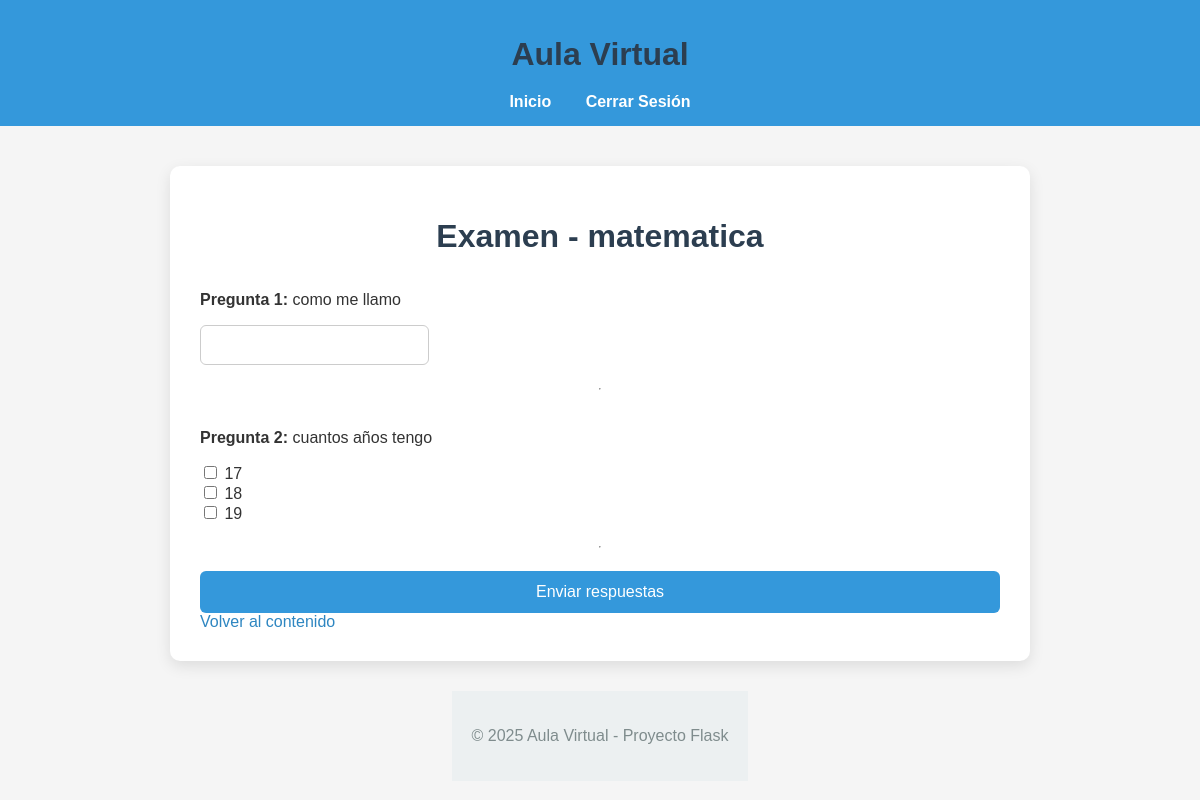
/curso/1/examen/1/resolver (signed in), run on the app's committed database.
### app/models.py (models this page shows, shortened)
class Curso(db.Model):
    id = db.Column(db.Integer, primary_key=True)
    nombre = db.Column(db.String(255), nullable=False)
    descripcion = db.Column(db.Text, nullable=True)
    profesor_id = db.Column(db.Integer, db.ForeignKey("user.id"), nullable=False)
    archivos = db.relationship("Archivo", backref="curso", lazy=True)
    examenes = db.relationship("Examen", backref="curso", lazy=True)
    alumnos = db.relationship(
        "User",
        secondary=curso_alumno,
        backref="cursos_inscriptos",
        lazy="dynamic"
    )

class Pregunta(db.Model):
    id = db.Column(db.Integer, primary_key=True)
    examen_id = db.Column(db.Integer, db.ForeignKey("examen.id"), nullable=False)
    texto = db.Column(db.Text, nullable=False)
    tipo = db.Column(db.String(50), nullable=False)  # 'abierta' o 'multiple'
    opciones = db.relationship("Opcion", backref="pregunta", lazy=True)

class Opcion(db.Model):
    id = db.Column(db.Integer, primary_key=True)
    pregunta_id = db.Column(db.Integer, db.ForeignKey("pregunta.id"), nullable=False)
    texto = db.Column(db.String(255), nullable=False)
    es_correcta = db.Column(db.Boolean, default=False)

### app/routes.py (the view, shortened to what this page needs)
@main.route("/curso/<int:curso_id>/examen/<int:examen_id>/resolver", methods=["GET", "POST"])
@login_required
def resolver_examen(curso_id, examen_id):
    if current_user.rol != "alumno":
        flash("No tienes permisos para acceder a este examen.", "danger")
        return redirect(url_for("main.dashboard"))
    examen = Examen.query.get_or_404(examen_id)
    return render_template("resolver_examen.html", examen=examen)

### app/routes.py (called while the page is built)
@login_manager.user_loader
def load_user(user_id):
    return User.query.get(int(user_id))

### app/templates/resolver_examen.html
{% extends "base.html" %}
{% block content %}
<div class="container">
    <h1>Examen - {{ examen.curso.nombre }}</h1>
    <form method="POST">
        {% for pregunta in examen.preguntas %}
            <div class="pregunta">
                <p><strong>Pregunta {{ loop.index }}:</strong> {{ pregunta.texto }}</p>
                {% if pregunta.tipo == "abierta" %}
                    <input type="text" name="pregunta_{{ pregunta.id }}" required>
                {% elif pregunta.tipo == "multiple" %}
                    {% for opcion in pregunta.opciones %}
                        <div>
                            <input type="checkbox" name="pregunta_{{ pregunta.id }}" value="{{ opcion.id }}">
                            {{ opcion.texto }}
                        </div>
                    {% endfor %}
                {% endif %}
            </div>
            <hr>
        {% endfor %}
        <button type="submit">Enviar respuestas</button>
    </form>
    <a href="{{ url_for('main.contenido', curso_id=examen.curso.id) }}">Volver al contenido</a>
</div>
{% endblock %}

### app/static/style.css (style rules this page uses)
body { font-family: Arial, sans-serif; margin: 0; padding: 0; display: flex; flex-direction: column; align-items: center; justify-content: flex-start; min-height: 100vh; background-color: #f5f5f5; color: #333; }
h1 { text-align: center; margin-bottom: 20px; color: #2c3e50; }
form { display: flex; flex-direction: column; gap: 15px; }
input[type="text"], input[type="email"], input[type="password"], select, textarea { padding: 10px; border-radius: 6px; border: 1px solid #ccc; font-size: 16px; }
button, .button { padding: 12px; border: none; border-radius: 6px; background-color: #3498db; color: white; font-size: 16px; cursor: pointer; text-align: center; }
a { color: #2E86C1; text-decoration: none; }

### data on the page
Curso: curso.nombre "matematica"
Pregunta: texto "como me llamo"
Pregunta: texto "cuantos años tengo"
Opcion: texto "17"
Opcion: texto "18"
Opcion: texto "19"
